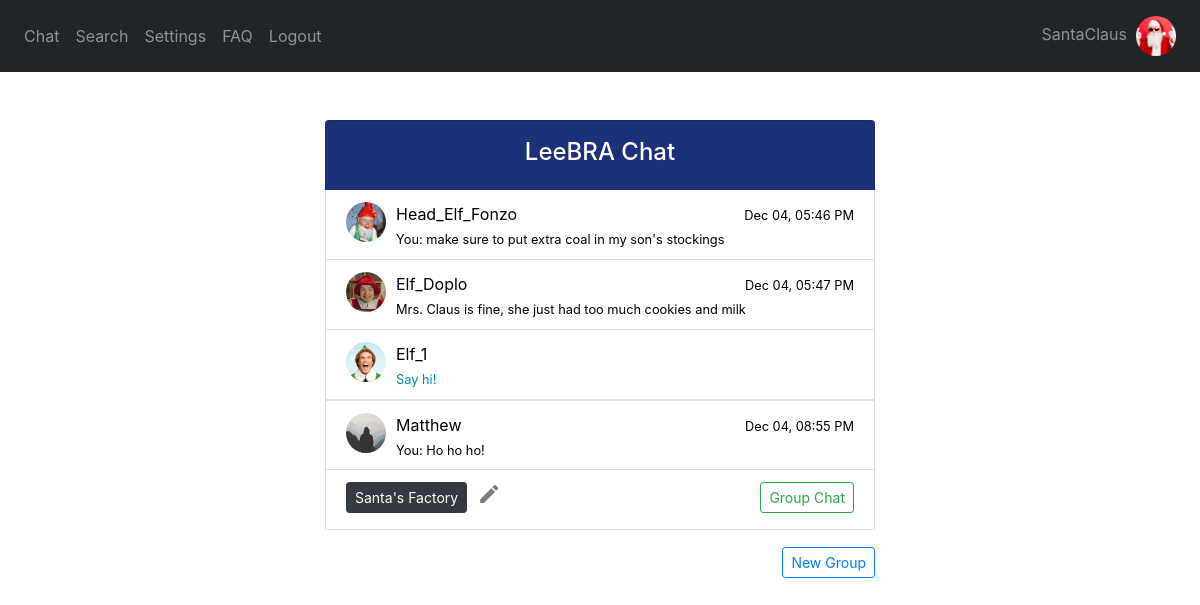
The page / (signed in) on the database as committed earlier.
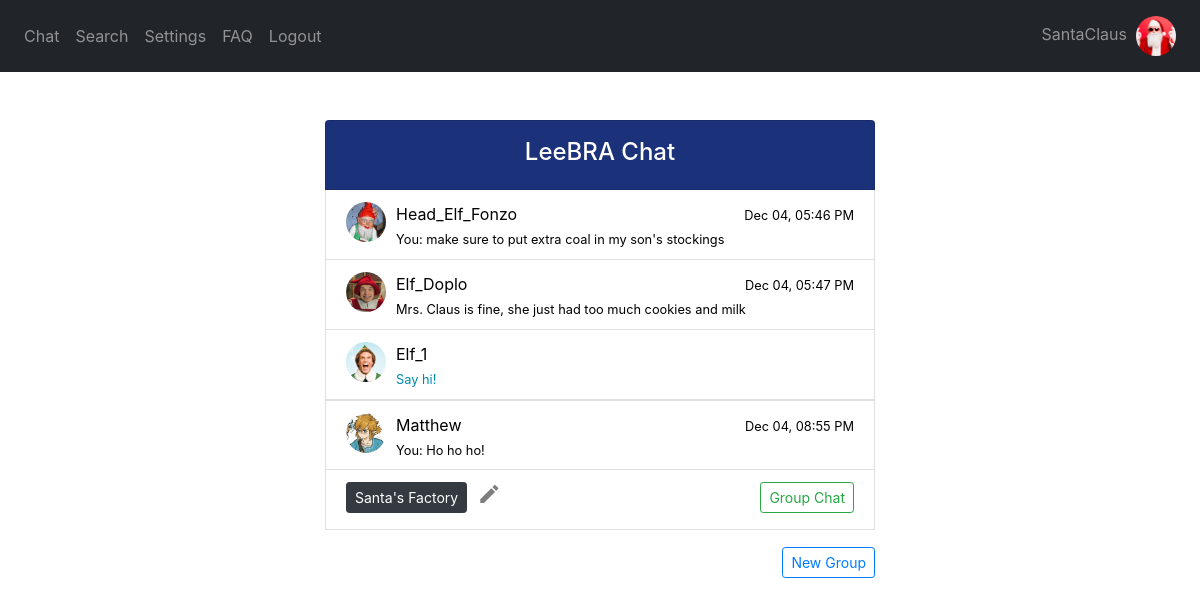
The same page on the database as committed later.
### website/models.py (models this page shows)
class Friend(db.Model):
    id = db.Column(db.Integer, primary_key=True)
    user_id = db.Column(db.Integer, db.ForeignKey('user.id')) #one-to-many relationship
    friend_id = db.Column(db.Integer)
    friend_name = db.Column(db.String(10000))

class User(db.Model, UserMixin):
    username = db.Column(db.String(150), unique=True)
    password = db.Column(db.String(150))
    answer = db.Column(db.String(150)) # security word
    question = db.Column(db.String(150)) # security question
    text_color = db.Column(db.String(20), default='Black') # message text color
    text_size = db.Column(db.String(20), default='Medium') # message text size
    background = db.Column(db.String(20), default='White') # background color
    status = db.Column(db.String(150))
    messages = db.relationship('Message')
    friends_list = db.relationship('Friend')
    block_list = db.relationship('Block')
    request_list = db.relationship('Request')
    id = db.Column(db.Integer, primary_key=True)
    groups = db.relationship('Group', secondary=user_groups, backref=db.backref('members', lazy='dynamic'))
    image_file = db.Column(db.String(20), nullable=False, default='default.jpg')

### website/routes.py (the view)
@routes.route('/', methods = ['GET', 'POST'])
@login_required
def chat():
    return render_template("chat_menu.html", User = User, user = current_user, username = current_user.username,
        Message = Message, desc = desc, redirect = redirect, and_ = and_, or_ = or_, datetime = datetime)

### website/__init__.py (called while the page is built)
def create_app():
    app = Flask(__name__)
    app.config['SECRET_KEY'] = 'wadkjwlajda'
    app.config['SQLALCHEMY_DATABASE_URI'] = f'sqlite:///{DB_NAME}'
    db.init_app(app)
    from .routes import routes
    from .auth import auth
    from .group_routes import group_routes
    app.register_blueprint(routes, url_prefix='/')
    app.register_blueprint(auth, url_prefix='/')
    app.register_blueprint(group_routes, url_prefix='/')
    from .models import User, Message
    create_database(app)
    login_manager = LoginManager()
    login_manager.login_view = 'auth.login'
    login_manager.init_app(app)
    @login_manager.user_loader
    def load_user(id):
        return User.query.get(int(id))
    return app

### website/templates/chat_menu.html (shortened to what the changed rows need)
{% extends "base.html" %} {% block title %}Chat{% endblock %} {% block content
    %}
<div style =   "position: fixed;
                right: 0;
                left: 0;
                margin-right: auto;
                margin-left: auto;
                min-height: 10em;
                max-width: 550px;">
    {% if user.friends_list %}
        {% for friend in user.friends_list %}
            <li style="height: 70px" class="list-group-item">
                    <div style="float: left; width: 40px">
                        {% set friend_data = User.query.filter(User.id == friend.friend_id).first_or_404() %}
                    <a href="/profile/{{friend_data.username}}">
                        <img id='cornerpic' style="width:40px" class="rounded-circle account-img" src="{{ url_for('static', filename='profile_pics/' + friend_data.image_file) }}"></a>
                    </div>
                    <a style="float:top; padding-bottom: 10px; color: black" class="nav-item" href="/chat/{{friend_data.username}}"><div>
                    <div style="float:left; padding-left: 10px;">{{friend_data.username}}</div>
                    {% set most_recent = Message.query.order_by(desc(Message.id)).filter(or_(and_(Message.user_id == current_user.id, Message.recipient_id == friend.friend_id), and_(Message.recipient_id == current_user.id, Message.user_id == friend.friend_id))).first() %}
                    {% if most_recent %}
                    {% set time = datetime.timedelta(hours=5) %}
                    <div align="right">
                        {% if (most_recent.date - datetime.datetime.now()).days < 0 %}
                        <div style="float:right"><small>{{(most_recent.date - time).strftime('%b %d, %I:%M %p')}}</small></div>
                        {% elif (most_recent.date - datetime.datetime.now()).days == -1 %}
                            <div style="float:right"><small>{{(message.date - time).strftime('Yesterday, %I:%M %p')}}</small></div>
                        {% else %}
                            <div style="float:right"><small>{{(most_recent.date - time).strftime('%I:%M %p')}}</small></div>
                        {% endif %}
                    </div>
                    <div style="float:left; padding-left: 10px; width: 450px; overflow:hidden; white-space: nowrap; text-overflow: ellipsis;">
                        <small>
                        {% if most_recent.user_id == current_user.id %}
                            You: {{ Message.query.order_by(desc(Message.id)).filter(and_(Message.user_id == current_user.id, Message.recipient_id == friend.friend_id)).first().data }}
                        {% else %}
                            {{ Message.query.order_by(desc(Message.id)).filter(and_(Message.recipient_id == current_user.id, Message.user_id == friend.friend_id)).first().data }}
                        {% endif %}
                        </small>
                    </a></div>
                        <br/>
                    {% else %}
                    <div style="float:left; padding-left: 10px; width: 450px; overflow:hidden; white-space: nowrap; text-overflow: ellipsis;">
                        <small style="color: rgb(0, 140, 175)">Say hi!</small>
                    </div>
                    {% endif %}
            </li>
        {% endfor %}
    {% endif %}
{% endblock %}

Rows that differ between the two databases and show on the page:
changed through a linked row, Friend (number 4 of 4 on the later page): image_file: picture added in place of a placeholder
